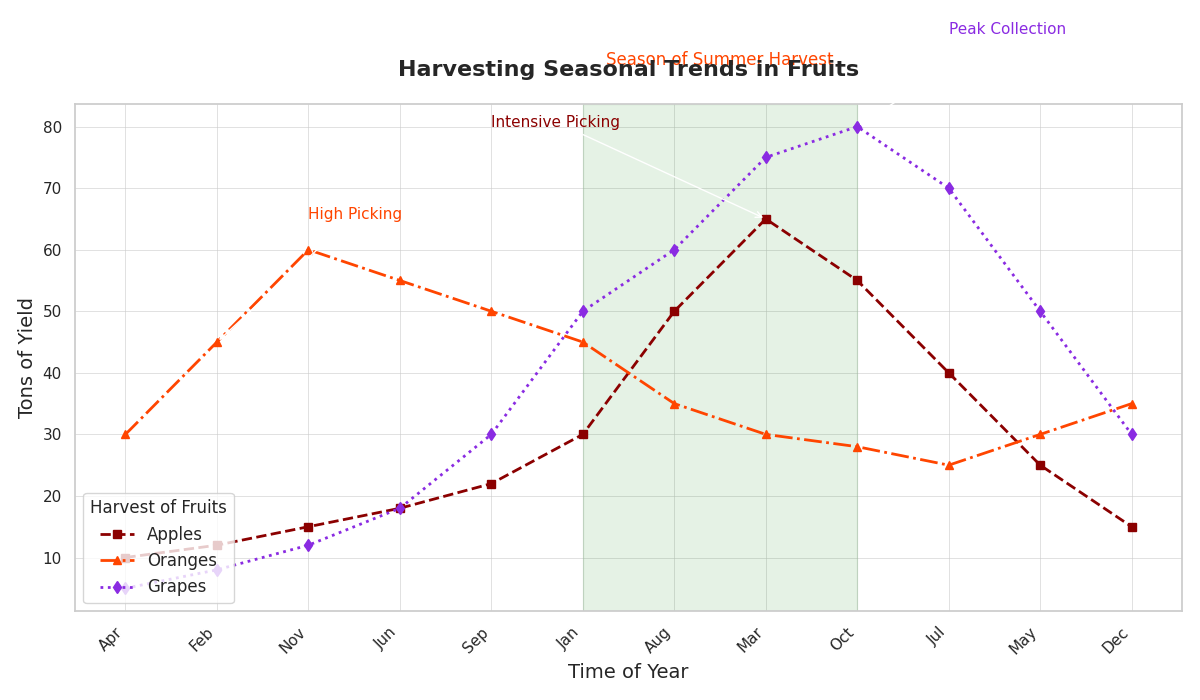

Generate this figure with Python:
import matplotlib.pyplot as plt
import numpy as np

months = np.arange(1, 13)
month_names = ['Apr', 'Feb', 'Nov', 'Jun', 'Sep', 'Jan', 
               'Aug', 'Mar', 'Oct', 'Jul', 'May', 'Dec']

apples_yield = [10, 12, 15, 18, 22, 30, 50, 65, 55, 40, 25, 15]
oranges_yield = [30, 45, 60, 55, 50, 45, 35, 30, 28, 25, 30, 35]
grapes_yield = [5, 8, 12, 18, 30, 50, 60, 75, 80, 70, 50, 30]

fig, ax = plt.subplots(figsize=(12, 7))

ax.plot(months, apples_yield, marker='s', linestyle='--', color='#8B0000', label='Apples', linewidth=2)
ax.plot(months, oranges_yield, marker='^', linestyle='-.', color='#FF4500', label='Oranges', linewidth=2)
ax.plot(months, grapes_yield, marker='d', linestyle=':', color='#8A2BE2', label='Grapes', linewidth=2)

ax.set_title("Harvesting Seasonal Trends in Fruits", fontsize=16, fontweight='bold', pad=20)
ax.set_xlabel('Time of Year', fontsize=14)
ax.set_ylabel('Tons of Yield', fontsize=14)
ax.set_xticks(months)
ax.set_xticklabels(month_names, rotation=45, ha='right')

ax.legend(loc='lower left', title="Harvest of Fruits", fontsize=12)

ax.grid(linestyle='-', linewidth=0.6, alpha=0.7)

ax.annotate('Intensive Picking', xy=(8, 65), xytext=(5, 80),
            arrowprops=dict(facecolor='grey', arrowstyle='->'),
            fontsize=11, color='#8B0000')
ax.annotate('High Picking', xy=(2, 45), xytext=(3, 65),
            arrowprops=dict(facecolor='grey', arrowstyle='->'),
            fontsize=11, color='#FF4500')
ax.annotate('Peak Collection', xy=(9, 80), xytext=(10, 95),
            arrowprops=dict(facecolor='grey', arrowstyle='->'),
            fontsize=11, color='#8A2BE2')

ax.axvspan(6, 9, color='green', alpha=0.1)
ax.text(7.5, 90, 'Season of Summer Harvest', fontsize=12, color='#FF4500', ha='center')

plt.tight_layout()
plt.show()
